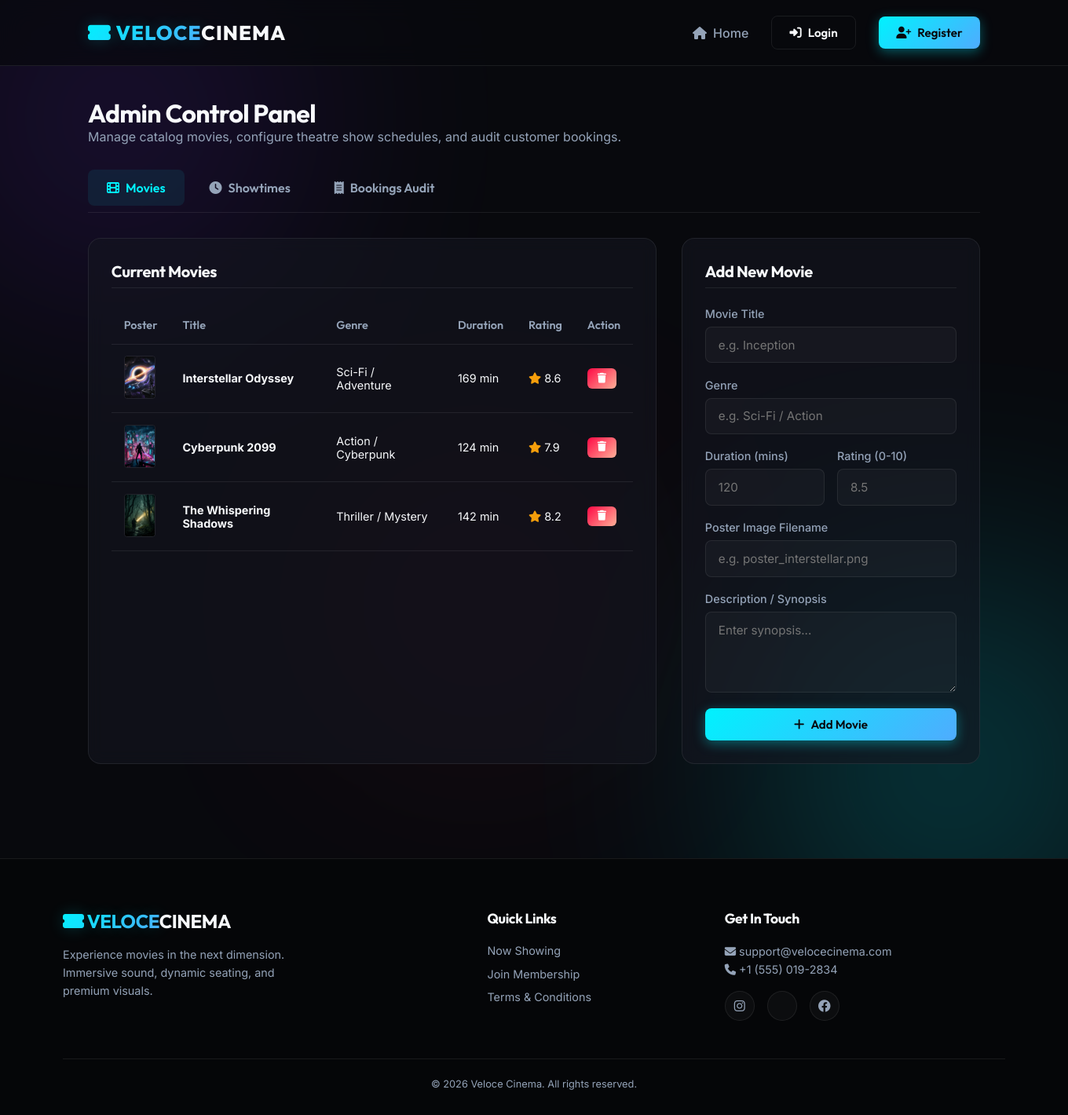
The page /admin (signed in) on the database its author committed.
### app.py (models this page shows)
class Movie(db.Model):
    id = db.Column(db.Integer, primary_key=True)
    title = db.Column(db.String(150), nullable=False)
    description = db.Column(db.Text, nullable=False)
    genre = db.Column(db.String(100), nullable=False)
    duration = db.Column(db.Integer, nullable=False)
    rating = db.Column(db.Float, nullable=False)
    poster_path = db.Column(db.String(200), nullable=False)
    shows = db.relationship(
        'Show',
        backref='movie',
        cascade="all, delete-orphan",
        lazy=True
    )

### app.py (the view)
@app.route('/admin')
def admin_dashboard():
    if session.get('role') != 'admin':
        flash('Admin authorization required.', 'danger')
        return redirect(url_for('home'))
    movies = Movie.query.all()
    bookings = Booking.query.order_by(Booking.booking_time.desc()).all()
    return render_template('admin.html', movies=movies, bookings=bookings)

### app.py (called while the page is built)
@app.context_processor
def inject_user():
    user = None
    if 'user_id' in session:
        user = db.session.get(User, session['user_id'])
    return dict(current_user=user)

### templates/admin.html (shortened to what this page needs)
{% extends 'base.html' %}
{% block content %}
<div class="admin-container">
    <div class="section-header">
        <h1>Admin Control Panel</h1>
        <p>Manage catalog movies, configure theatre show schedules, and audit customer bookings.</p>
    </div>
    <div class="admin-tabs">
        <button class="admin-tab active" onclick="switchAdminTab('movies')"><i class="fa-solid fa-film"></i> Movies</button>
        <button class="admin-tab" onclick="switchAdminTab('shows')"><i class="fa-solid fa-clock"></i> Showtimes</button>
        <button class="admin-tab" onclick="switchAdminTab('bookings')"><i class="fa-solid fa-receipt"></i> Bookings Audit</button>
    </div>
    <div id="tab-movies" class="admin-tab-content active">
        <div class="admin-grid-layout">
            <div class="admin-list-card">
                <h3>Current Movies</h3>
                <div class="admin-table-wrapper">
                    <table class="admin-table">
                        <thead>
                            <tr>
                                <th>Poster</th>
                                <th>Title</th>
                                <th>Genre</th>
                                <th>Duration</th>
                                <th>Rating</th>
                                <th>Action</th>
                            </tr>
                        </thead>
                        <tbody>
                            {% for movie in movies %}
                            <tr>
                                <td><img src="{{ url_for('static', filename='img/' + movie.poster_path) }}" alt="" class="table-poster"></td>
                                <td><strong>{{ movie.title }}</strong></td>
                                <td>{{ movie.genre }}</td>
                                <td>{{ movie.duration }} min</td>
                                <td><i class="fa-solid fa-star text-gold"></i> {{ movie.rating }}</td>
                                <td>
                                    <form method="POST" action="{{ url_for('admin_delete_movie', movie_id=movie.id) }}" onsubmit="return confirm('Are you sure? This will delete all associated shows and bookings!');">
                                        <button type="submit" class="btn btn-danger btn-sm"><i class="fa-solid fa-trash"></i></button>
                                    </form>
                                </td>
                            </tr>
                            {% endfor %}
                        </tbody>
                    </table>
                </div>
            </div>
            <div class="admin-form-card">
                <h3>Add New Movie</h3>
                <form method="POST" action="{{ url_for('admin_add_movie') }}" class="admin-form">
                    <div class="form-group">
                        <label>Movie Title</label>
                        <input type="text" name="title" required placeholder="e.g. Inception">
                    </div>
                    <div class="form-group">
                        <label>Genre</label>
                        <input type="text" name="genre" required placeholder="e.g. Sci-Fi / Action">
                    </div>
                    <div class="form-row">
                        <div class="form-group half">
                            <label>Duration (mins)</label>
                            <input type="number" name="duration" required min="1" placeholder="120">
                        </div>
                        <div class="form-group half">
                            <label>Rating (0-10)</label>
                            <input type="number" name="rating" required step="0.1" min="0" max="10" placeholder="8.5">
                        </div>
                    </div>
                    <div class="form-group">
                        <label>Poster Image Filename</label>
                        <input type="text" name="poster_path" placeholder="e.g. poster_interstellar.png">
                    </div>
                    <div class="form-group">
                        <label>Description / Synopsis</label>
                        <textarea name="description" rows="4" required placeholder="Enter synopsis..."></textarea>
                    </div>
                    <button type="submit" class="btn btn-primary btn-block"><i class="fa-solid fa-plus"></i> Add Movie</button>
                </form>
            </div>
        </div>
    </div>
</div>
{% endblock %}

### static/css/style.css (style rules this page uses)
:root { --bg-dark: #08090d; --bg-card: rgba(20, 22, 33, 0.6); --border-light: rgba(255, 255, 255, 0.08); --border-glow: rgba(0, 242, 254, 0.3); --primary-grad: linear-gradient(135deg, #00f2fe 0%, #4facfe 100%); --accent-pink: #f107a3; --accent-purple: #7b2ff7; --accent-grad: linear-gradient(135deg, #f107a3 0%, #7b2ff7 100%); --danger-grad: linear-gradient(135deg, #ff0844 0%, #ffb199 100%); --success-grad: linear-gradient(135deg, #00ff87 0%, #60efff 100%); --text-main: #f8fafc; --text-muted: #94a3b8; --text-glow-cyan: #00f2fe; --gold: #f59e0b; --transition-speed: 0.3s; }
* { margin: 0; padding: 0; box-sizing: border-box; }
html { scroll-behavior: smooth; }
body { background-color: var(--bg-dark); color: var(--text-main); font-family: 'Inter', sans-serif; min-height: 100vh; display: flex; flex-direction: column; overflow-x: hidden; position: relative; }
h1, h2, h3, h4, h5, h6 { font-family: 'Outfit', sans-serif; font-weight: 700; letter-spacing: -0.02em; }
.btn { display: inline-flex; align-items: center; justify-content: center; gap: 0.5rem; padding: 0.7rem 1.4rem; border-radius: 8px; font-weight: 600; font-family: 'Outfit', sans-serif; cursor: pointer; transition: all var(--transition-speed) cubic-bezier(0.4, 0, 0.2, 1); text-decoration: none; font-size: 0.95rem; border: none; }
.btn-primary { background: var(--primary-grad); color: #08090d; box-shadow: 0 4px 15px rgba(0, 242, 254, 0.35); }
.btn-danger { background: var(--danger-grad); color: white; }
.btn-block { display: flex; width: 100%; }
.btn-sm { padding: 0.4rem 0.8rem; font-size: 0.8rem; border-radius: 6px; }
.section-header { margin-bottom: 2rem; }
.section-header p { color: var(--text-muted); }
.text-gold { color: var(--gold); }
.form-group { display: flex; flex-direction: column; gap: 0.5rem; }
.form-group label { font-size: 0.9rem; font-weight: 500; color: var(--text-muted); }
.form-group input, select, textarea { background: rgba(255,255,255,0.03); border: 1px solid var(--border-light); border-radius: 8px; padding: 0.8rem 1rem; color: var(--text-main); font-family: inherit; font-size: 0.95rem; outline: none; transition: all var(--transition-speed); width: 100%; }
.admin-container { max-width: 1200px; margin: 0 auto; }
.admin-tabs { display: flex; gap: 0.5rem; margin-bottom: 2rem; border-bottom: 1px solid var(--border-light); padding-bottom: 0.5rem; }
.admin-tab { background: transparent; border: none; color: var(--text-muted); padding: 0.8rem 1.5rem; font-size: 1rem; font-weight: 600; cursor: pointer; font-family: 'Outfit', sans-serif; transition: all var(--transition-speed); display: flex; align-items: center; gap: 0.5rem; border-radius: 8px; }
.admin-tab.active { color: var(--text-glow-cyan); background: rgba(0, 242, 254, 0.08); }
.admin-tab-content { display: none; }
.admin-tab-content.active { display: block; animation: fadeIn 0.4s ease; }
.admin-grid-layout { display: grid; grid-template-columns: 1fr 380px; gap: 2rem; }
.admin-list-card, .admin-form-card { background: var(--bg-card); border: 1px solid var(--border-light); border-radius: 16px; padding: 1.8rem; backdrop-filter: blur(10px); }
.admin-list-card h3, .admin-form-card h3 { font-size: 1.25rem; margin-bottom: 1.5rem; padding-bottom: 0.5rem; border-bottom: 1px solid var(--border-light); }
.admin-table-wrapper { overflow-x: auto; }
.admin-table { width: 100%; border-collapse: collapse; font-size: 0.9rem; }
.admin-table th, .admin-table td { padding: 0.9rem 1rem; text-align: left; border-bottom: 1px solid var(--border-light); }
.admin-table th { color: var(--text-muted); font-weight: 600; font-family: 'Outfit', sans-serif; }
.table-poster { width: 40px; height: 55px; object-fit: cover; border-radius: 4px; border: 1px solid var(--border-light); }
.admin-form { display: flex; flex-direction: column; gap: 1.2rem; }
.form-row { display: flex; gap: 1rem; }
.form-group.half { flex: 1; }

### rows shown on the page
Movie: poster_path (picture), title "Interstellar Odyssey", genre "Sci-Fi / Adventure", duration "169", rating "8.6"
Movie: poster_path (picture), title "Cyberpunk 2099", genre "Action / Cyberpunk", duration "124", rating "7.9"
Movie: poster_path (picture), title "The Whispering Shadows", genre "Thriller / Mystery", duration "142", rating "8.2"
